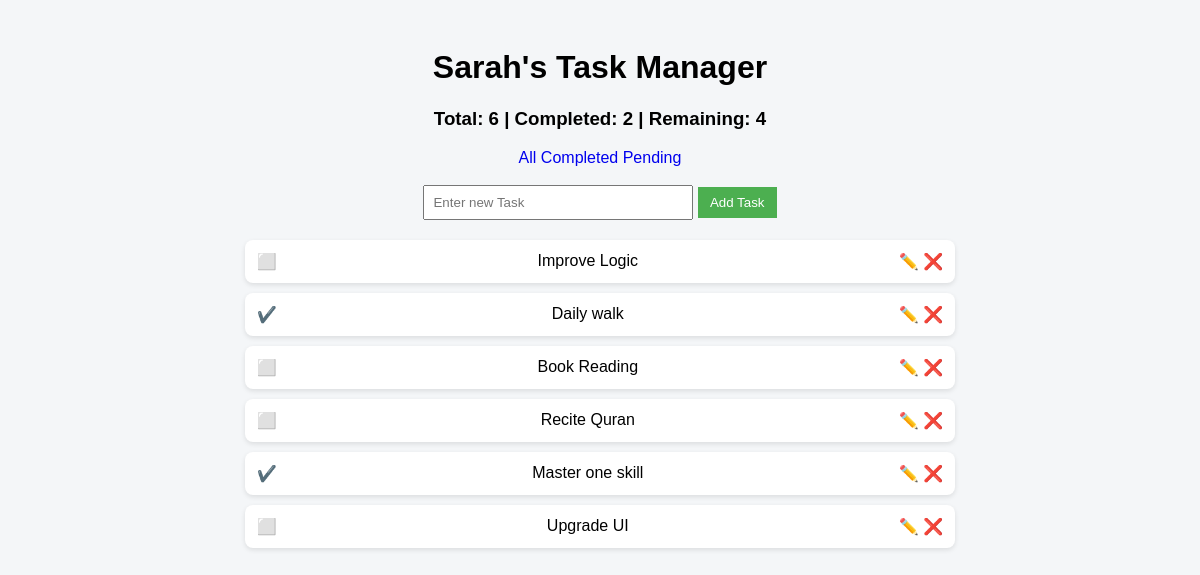
Before: / with the older database file.
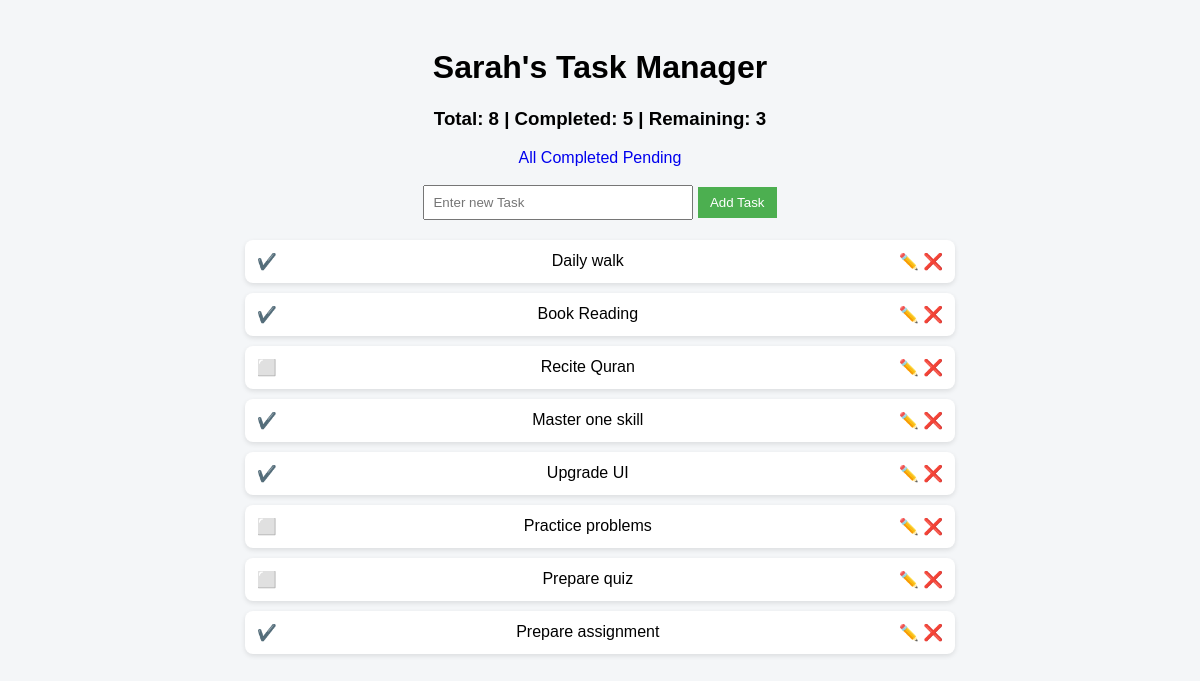
After: the same page with the newer database file.
### tables this page shows
CREATE TABLE tasks(
    id INTEGER PRIMARY KEY AUTOINCREMENT,
    title TEXT,
    completed INTEGER DEFAULT 0
    );

### app.py (the view)
@app.route('/')
def index():
  filter_type=request.args.get('filter','all')
  if filter_type == 'completed':
    tasks=database.get_completed_task()
  elif filter_type == 'pending':
    tasks=database.get_pending_task()
  else:
    tasks=database.get_data()
  total,completed,remaining=database.count_task()
  return render_template("index.html",tasks=tasks,total=total,completed=completed,remaining=remaining)

### database.py (called while the page is built)
def connect_db():
  return sqlite3.connect('task.db')

def get_data():
  conn=connect_db()
  c=conn.cursor()
  c.execute("SELECT * FROM tasks")
  data=c.fetchall()
  conn.close()
  return data

def count_task():
  conn=connect_db()
  c=conn.cursor()
  c.execute("SELECT COUNT(*) FROM tasks")
  total=c.fetchone()[0]
  c.execute("SELECT COUNT(*) FROM tasks where completed=1")
  completed=c.fetchone()[0]
  remaining = total-completed
  return total,completed,remaining

### templates/index.html (shortened to what this page needs)
<!doctype html>
<html lang="en">
  <head>
    <link rel="stylesheet" href={{url_for('static',filename="style.css")}}>
  </head>
  <body>
    <h1>Sarah's Task Manager</h1>
    <h3>
      Total: {{total}} |
      Completed: {{completed}} |
      Remaining: {{remaining}}
    </h3>
    <div style="text-align:center;">
      <a href="/?filter=all">All</a>
      <a href="/?filter=completed">Completed</a>
      <a href="/?filter=pending">Pending</a>
    </div>
    <br>
    <form action="/add" method="POST">
      <input type="text" name="title" placeholder="Enter new Task" required />
      <button type="submit">Add Task</button>
    </form>
    <ul>
      {% for task in tasks %}
      <li>
        <a href="/toggle/{{task[0]}}">
          {% if task[2] == 1 %}
            ✔️
          {% else %}
            ⬜
          {% endif %}
        </a>
        {{task[1]}}
        <div>
          <a href="/edit/{{task[0]}}">✏️</a>
          <a href="/delete/{{task[0]}}">❌</a>
        </div>
      </li>
      {% endfor %}
    </ul>
  </body>
</html>

### static/style.css (style rules this page uses)
body { font-family: Arial; background: #f4f6f8; padding: 20px; }
h1,h3 { text-align: center; }
form { text-align: center; margin-bottom: 20px; }
input { padding: 8px; width: 250px; }
button { padding: 8px 12px; background: #4caf50; color: white; border: none; cursor: pointer; }
ul { list-style: none; padding: 0; }
li { background: white; margin: 10px auto; padding: 12px; width: 60%; border-radius: 8px; display: flex; justify-content: space-between; align-items: center; box-shadow: 0px 2px 5px rgba(0, 0, 0, 0.1); }
a { text-decoration: none; text-align: center; }

Changed rows visible on the page:
removed tasks: title "Improve Logic"
changed tasks "Book Reading": completed "⬜" → "✔️"
changed tasks "Upgrade UI": completed "⬜" → "✔️"
added tasks: title "Practice problems"
added tasks: title "Prepare quiz"
added tasks: title "Prepare assignment"
Other visible differences:
{{ total }}: "6" → "8"
{{ completed }}: "2" → "5"
{{ remaining }}: "4" → "3"
